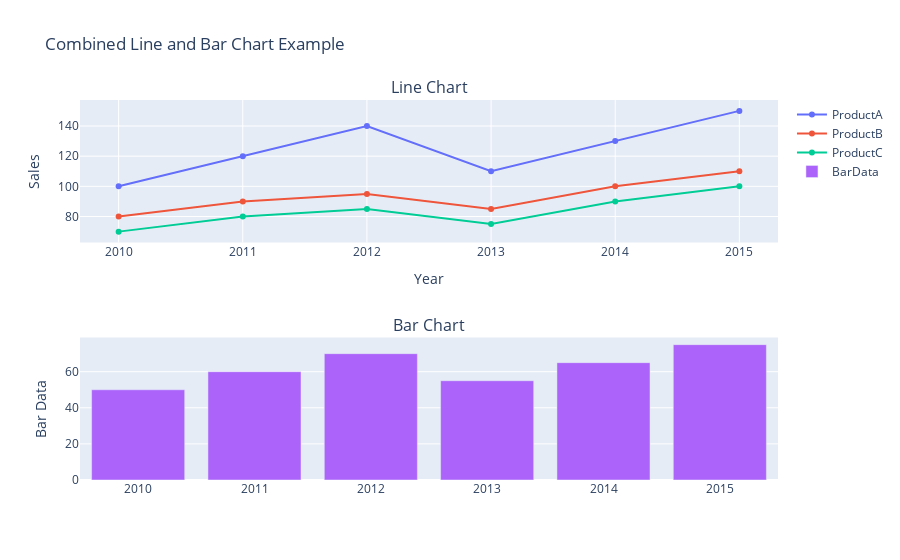

The notebook cell saved with this chart:
### Code cell
def plot_combined_line_and_bar_chart(dataframe: pd.DataFrame, x_column: str, line_columns: list,
                                     bar_column: str, title: str = None, xlabel: str = None,
                                     ylabel_line: str = None, ylabel_bar: str = None):
    """
    Generate a chart that combines a line chart and a bar chart using the provided DataFrame.

    Parameters:
        dataframe (pd.DataFrame): The DataFrame containing the data for the charts.
        x_column (str): The name of the column to be used for the x-axis of the chart.
        line_columns (list): The names of the columns to be used for the y-axis of the line chart (multiple lines).
        bar_column (str): The name of the column to be used for the bar chart.
        title (str, optional): The title for the chart. If None, the chart will have no title.
        xlabel (str, optional): The label for the x-axis. If None, the x-axis will have no label.
        ylabel_line (str, optional): The label for the y-axis of the line chart. If None, the y-axis will have no label.
        ylabel_bar (str, optional): The label for the y-axis of the bar chart. If None, the y-axis will have no label.

    Returns:
        None: The function displays the combined chart directly without returning anything.
    """

    # Create a subplot with two rows and one column
    fig = make_subplots(rows=2, cols=1, subplot_titles=("Line Chart", "Bar Chart"))

    # Add each line to the line chart subplot
    for i, column in enumerate(line_columns):
        fig.add_trace(go.Scatter(x=dataframe[x_column], y=dataframe[column], mode='lines+markers', name=column), row=1, col=1)

    # Add the bar chart to the bar chart subplot
    fig.add_trace(go.Bar(x=dataframe[x_column], y=dataframe[bar_column], name=bar_column), row=2, col=1)

    # Update layout for axis labels and title
    if xlabel:
        fig.update_xaxes(title_text=xlabel, row=1, col=1)
    if ylabel_line:
        fig.update_yaxes(title_text=ylabel_line, row=1, col=1)
    if ylabel_bar:
        fig.update_yaxes(title_text=ylabel_bar, row=2, col=1)
    if title:
        fig.update_layout(title_text=title)

    # Display the plot
    fig.show()

# Example DataFrame
data = {
    'Year': [2010, 2011, 2012, 2013, 2014, 2015],
    'ProductA': [100, 120, 140, 110, 130, 150],
    'ProductB': [80, 90, 95, 85, 100, 110],
    'ProductC': [70, 80, 85, 75, 90, 100],
    'BarData': [50, 60, 70, 55, 65, 75],
}

df = pd.DataFrame(data)

# Using the function to create a combined line and bar chart
plot_combined_line_and_bar_chart(dataframe=df, x_column='Year', line_columns=['ProductA', 'ProductB', 'ProductC'],
                                 bar_column='BarData',
                                 title='Combined Line and Bar Chart Example',
                                 xlabel='Year', ylabel_line='Sales', ylabel_bar='Bar Data')

### Figure 1 — Plotly figure (JSON) as saved in the notebook; plotly's stock layout.template omitted (floating-point values rounded to 4 significant figures)
{"data": [{"mode": "lines+markers", "name": "ProductA", "type": "scatter", "x": [2010, 2011, 2012, 2013, 2014, 2015], "xaxis": "x", "y": [100, 120, 140, 110, 130, 150], "yaxis": "y"}, {"mode": "lines+markers", "name": "ProductB", "type": "scatter", "x": [2010, 2011, 2012, 2013, 2014, 2015], "xaxis": "x", "y": [80, 90, 95, 85, 100, 110], "yaxis": "y"}, {"mode": "lines+markers", "name": "ProductC", "type": "scatter", "x": [2010, 2011, 2012, 2013, 2014, 2015], "xaxis": "x", "y": [70, 80, 85, 75, 90, 100], "yaxis": "y"}, {"name": "BarData", "type": "bar", "x": [2010, 2011, 2012, 2013, 2014, 2015], "xaxis": "x2", "y": [50, 60, 70, 55, 65, 75], "yaxis": "y2"}], "layout": {"annotations": [{"font": {"size": 16}, "showarrow": false, "text": "Line Chart", "x": 0.5, "xanchor": "center", "xref": "paper", "y": 1, "yanchor": "bottom", "yref": "paper"}, {"font": {"size": 16}, "showarrow": false, "text": "Bar Chart", "x": 0.5, "xanchor": "center", "xref": "paper", "y": 0.375, "yanchor": "bottom", "yref": "paper"}], "title": {"text": "Combined Line and Bar Chart Example"}, "xaxis": {"anchor": "y", "domain": [0, 1], "title": {"text": "Year"}}, "xaxis2": {"anchor": "y2", "domain": [0, 1]}, "yaxis": {"anchor": "x", "domain": [0.625, 1], "title": {"text": "Sales"}}, "yaxis2": {"anchor": "x2", "domain": [0, 0.375], "title": {"text": "Bar Data"}}}}
